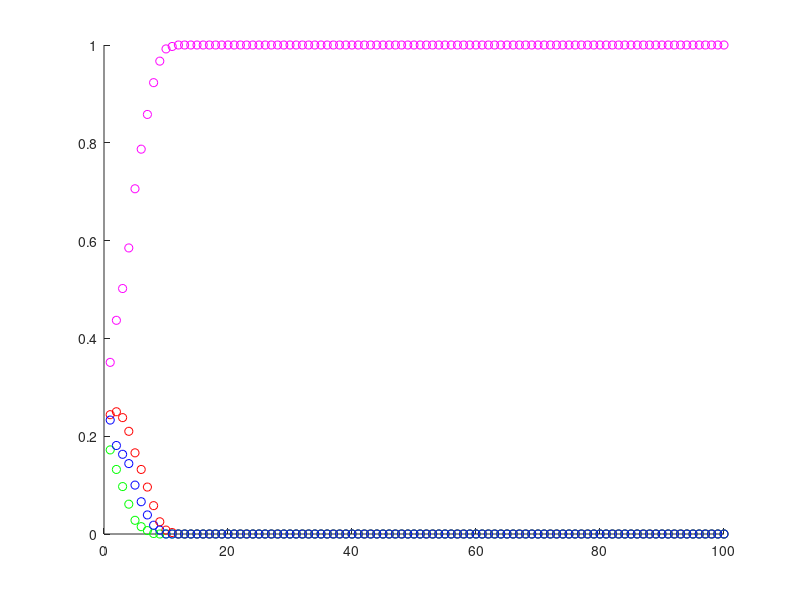

The MATLAB source for this figure:
hold on

r1=0.5;r2=36;
K=0.1;

N=1000;T=100;k=4;


S=zeros(1,1000);
for i=1:N
    S(1,i)=unidrnd(4);
end

for t=1:T
    for MCS=1:N
        i=unidrnd(N);
        j=unidrnd(N);
        while i==j
            j=unidrnd(N);
        end
        if S(1,i)~=S(1,j)
            pi_i=0;
            for round=1:k+1
                k_i=randperm(N,k);
                while ismember(i,k_i)==1
                    k_i=randperm(N,k);
                end
                n=zeros(1,4);
                n(1,S(1,i))=n(1,S(1,i))+1;
                for l=1:k
                    n(1,S(1,k_i(1,l)))=n(1,S(1,k_i(1,l)))+1;
                end
                pi_i=pi_i+r2*(r1*(n(1,2)+n(1,1))+n(1,3)+n(1,1))/(k+1);
                if S(1,i)==1
                    pi_i=pi_i-10;
                elseif S(1,i)==2 || S(1,i)==3
                    pi_i=pi_i-5;
                end
            end
            pi_i=pi_i/(k+1);

            pi_j=0;
            for round=1:k+1
                k_j=randperm(N,k);
                while ismember(j,k_j)==1
                    k_j=randperm(N,k);
                end
                n=zeros(1,4);
                n(1,S(1,j))=n(1,S(1,j))+1;
                for l=1:k
                    n(1,S(1,k_j(1,l)))=n(1,S(1,k_j(1,l)))+1;
                end
                pi_j=pi_j+r2*(r1*(n(1,2)+n(1,1))+n(1,3)+n(1,1))/(k+1);
                if S(1,j)==1
                    pi_j=pi_j-10;
                elseif S(1,j)==2 || S(1,j)==3
                    pi_j=pi_j-5;
                end
            end
            pi_j=pi_j/(k+1);

            if unifrnd(0,1)<1/(1+exp(-(pi_j-pi_i)/K))
                S(1,i)=S(1,j);
            end
        end
    end
    aveS=zeros(1,4);
    for i=1:N
        for s=1:4
            if S(1,i)==s
                aveS(1,s)=aveS(1,s)+1;
                break
            end
        end
    end
    aveS=aveS/N;
    plot(t,aveS(1,1),'or')
    plot(t,aveS(1,2),'og')
    plot(t,aveS(1,3),'om')
    plot(t,aveS(1,4),'ob')
end